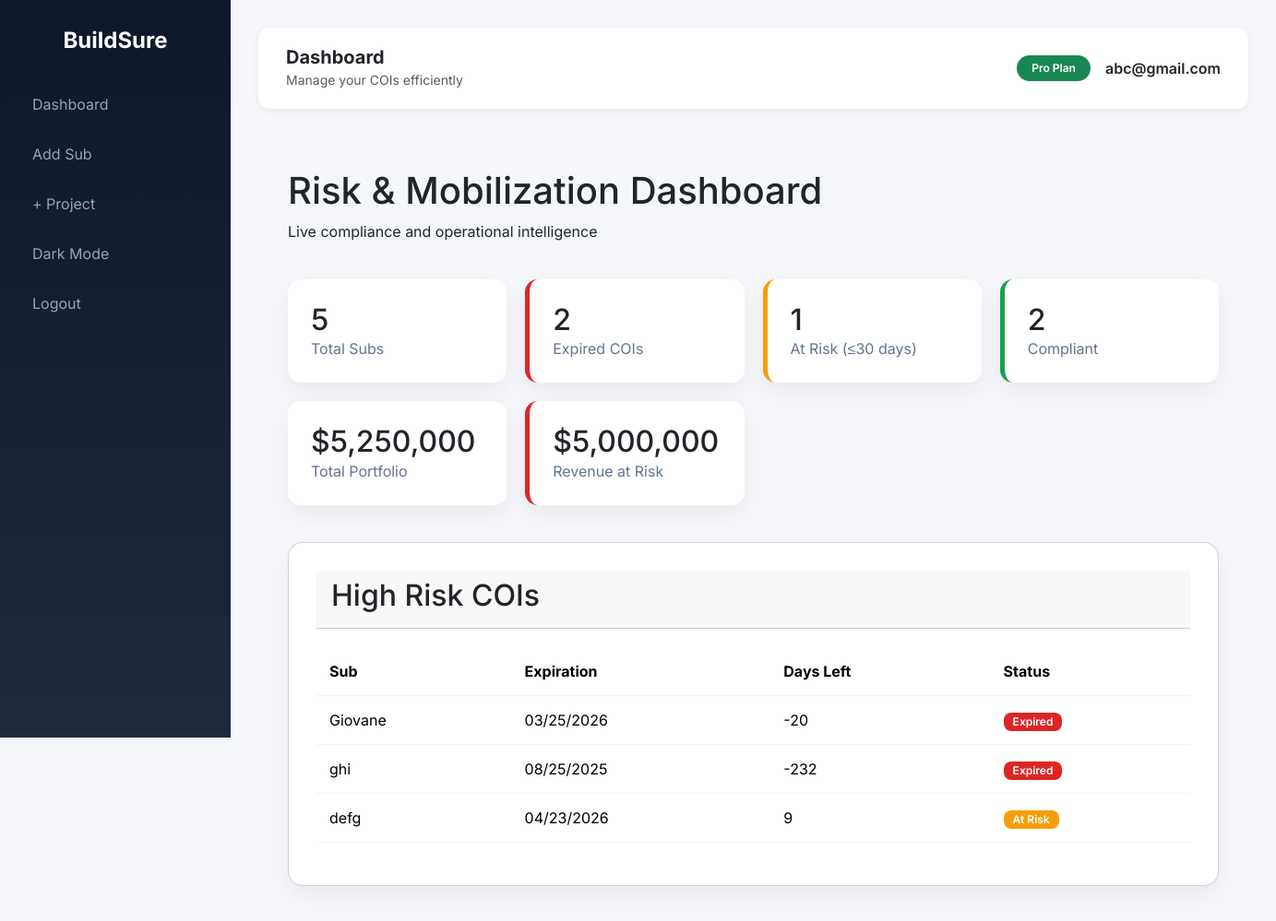
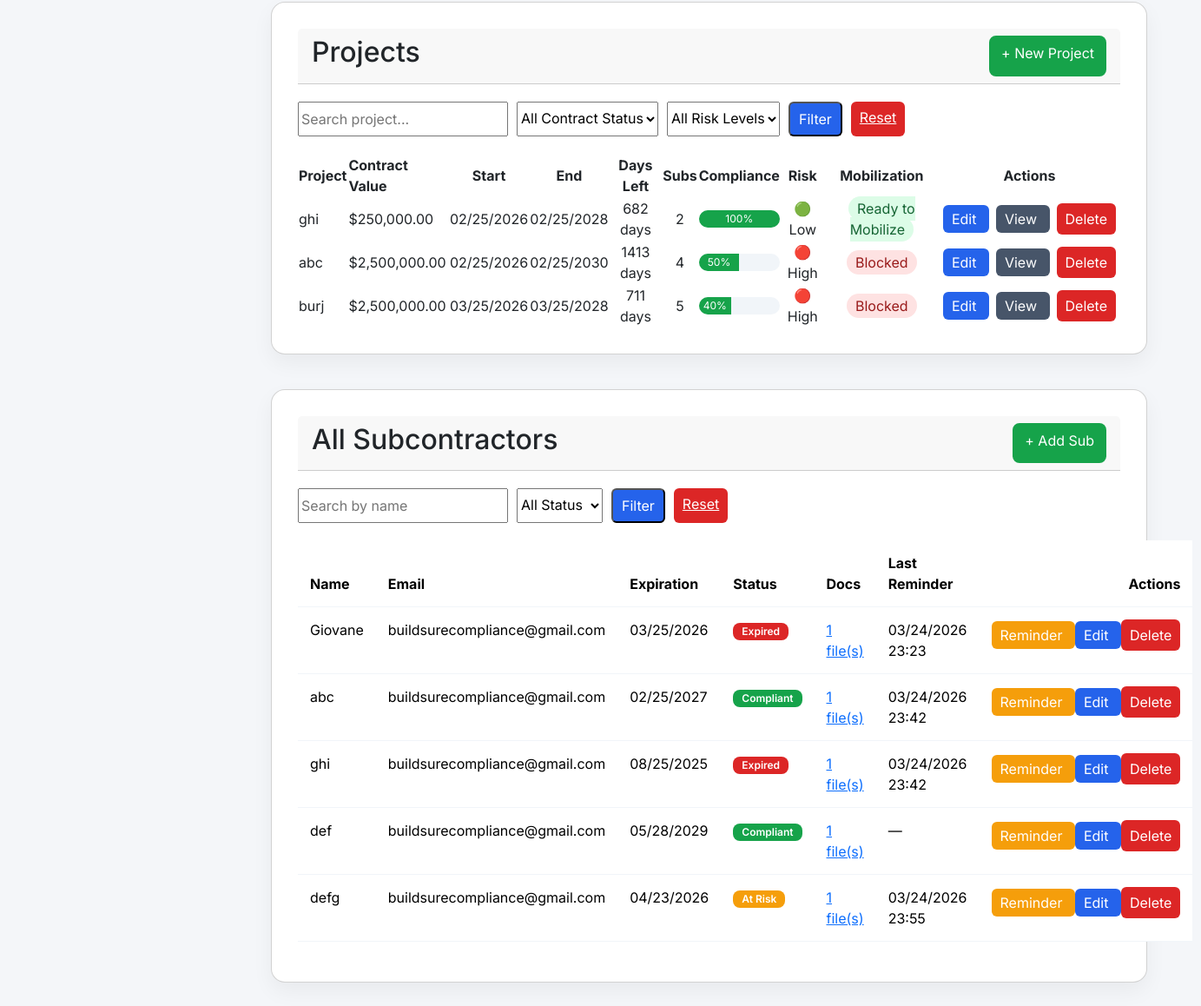
The page /dashboard (signed in) on the database its author committed (2 pictures, top to bottom).
### main.py (models this page shows, shortened)
class User(UserMixin, db.Model):
    __tablename__ = "user"
    id = db.Column(db.Integer, primary_key=True)
    email = db.Column(
        db.String(120),
        unique=True,
        index=True,
        nullable=False
    )
    password_hash = db.Column(db.String(200), nullable=False)
    paid = db.Column(db.Boolean, default=False)
    timezone = db.Column(db.String(50), default="US/Eastern")
    created_at = db.Column(
        db.DateTime,
        default=datetime.utcnow
    )
    projects = db.relationship(
        "Project",
        backref="owner",
        lazy=True,
        cascade="all, delete-orphan"
    )
    subs = db.relationship(
        "Subcontractor",
        backref="owner",
        lazy=True,
        cascade="all, delete-orphan"
    )

class Subcontractor(db.Model):
    __tablename__ = "subcontractor"
    id = db.Column(db.Integer, primary_key=True)
    user_id = db.Column(
        db.Integer,
        db.ForeignKey("user.id"),
        nullable=False,
        index=True
    )
    projects = db.relationship(
    "ProjectSubcontractor",
    back_populates="subcontractor",
    lazy="joined",
    cascade="all, delete-orphan"
    )
    name = db.Column(
        db.String(150),
        nullable=False
    )
    email = db.Column(
        db.String(150),
        index=True
    )
    phone = db.Column(db.String(30))
    role = db.Column(db.String(100))
    timezone = db.Column(
        db.String(50),
        default="US/Eastern"
    )
    coi_expiration = db.Column(
        db.Date,
        index=True
    )
    last_reminder_sent = db.Column(db.DateTime)
    created_at = db.Column(
        db.DateTime,
        default=datetime.utcnow
    )
    documents = db.relationship(
        "Document",
        backref="sub",
        lazy="selectin",
        cascade="all, delete-orphan"
    )
    @property
    def days_left(self):
        if not self.coi_expiration:
            return None
        today = date.today()
        return (self.coi_expiration - today).days
    @property
    def computed_status(self):
        days = self.days_left
        if days is None:
            return "compliant"
        if days < 0:
            return "expired"
        if days <= 30:
            return "at_risk"
        return "compliant"

class Project(db.Model):
    __tablename__ = "project"
    id = db.Column(db.Integer, primary_key=True)
    name = db.Column(db.String(255), nullable=False)
    contract_value = db.Column(
        db.Float,
        default=0
    )
    user_id = db.Column(
        db.Integer,
        db.ForeignKey("user.id"),
        nullable=False
    )
    start_date = db.Column(db.Date)
    end_date = db.Column(db.Date)
    subs = db.relationship(
    "ProjectSubcontractor",
    back_populates="project",
    lazy="joined",
    cascade="all, delete-orphan"
    )
    @property
    def days_remaining(self):
        if not self.end_date:
            return None
        remaining = (self.end_date - date.today()).days
        return max(remaining, 0)
    @property
    def compliance_score(self):
        if not self.subs:
            return 100
        total = 0
        compliant = 0
        for ps in self.subs:
            if not ps.subcontractor:
                continue
            total += 1
            if ps.subcontractor.computed_status == "compliant":
                compliant += 1
        if total == 0:
            return 100
        return int((compliant / total) * 100)
    @property
    def risk_level(self):
        score = self.compliance_score
        if score == 100:
            return "Low"
        if score >= 70:
            return "Medium"
        return "High"
    @property
    def mobilization_status(self):
        statuses = []
        for ps in self.subs:
            sub = ps.subcontractor
            if not sub:
                continue
            statuses.append(sub.computed_status)
        if "expired" in statuses:
            return "Blocked"
        if "at_risk" in statuses:
            return "Pending Compliance"
        return "Ready to Mobilize"

### main.py (the view, shortened to what this page needs)
@app.route("/dashboard")
@login_required
def dashboard():
    status_filter = request.args.get("status")
    search = request.args.get("search", "").strip()
    project_search = request.args.get("project_search", "").strip()
    contract_status = request.args.get("contract_status")
    risk_level = request.args.get("risk_level")
    query = Subcontractor.query.filter_by(
        user_id=current_user.id
    )
    if search:
        query = query.filter(
            Subcontractor.name.ilike(f"%{search}%")
        )
    subs = query.all()
    expired_count = 0
    at_risk_count = 0
    compliant_count = 0
    for sub in subs:
        status = sub.computed_status
        if status == "expired":
            expired_count += 1
        elif status == "at_risk":
            at_risk_count += 1
        else:
            compliant_count += 1
    if status_filter:
        subs = [
            s for s in subs
            if s.computed_status == status_filter
        ]
    def risk_priority(sub):
        status = sub.computed_status
        days_left = sub.days_left
        if status == "expired":
            return (-2, 0)
        if status == "at_risk":
            return (-1, days_left or 0)
        return (0, 999)
    top_risk = sorted(subs, key=risk_priority)
    projects_query = Project.query.filter_by(
        user_id=current_user.id
    )
    if project_search:
        projects_query = projects_query.filter(
            Project.name.ilike(f"%{project_search}%")
        )
    projects = projects_query.order_by(Project.id.desc()).all()
    filtered_projects = []
    for project in projects:
        if risk_level and project.risk_level != risk_level:
            continue
        filtered_projects.append(project)
    projects = filtered_projects
    total_portfolio = 0
    revenue_at_risk = 0
    for project in projects:
        contract_value = project.contract_value or 0
        total_portfolio += contract_value
        if project.mobilization_status != "Ready to Mobilize":
            revenue_at_risk += contract_value
    return render_template(
        "dashboard.html",
        subs=subs,
        top_risk=top_risk,
        projects=projects,
        expired_count=expired_count,
        at_risk_count=at_risk_count,
        compliant_count=compliant_count,
        total_portfolio=total_portfolio,
        revenue_at_risk=revenue_at_risk
    )

### templates/dashboard.html (shortened to what this page needs)
{% extends "base.html" %}
{% block content %}
<div class="container">
<div class="top-bar">
<div>
<h1>Risk & Mobilization Dashboard</h1>
<p>Live compliance and operational intelligence</p>
</div>
</div>
<div class="kpi-grid">
<div class="kpi-card">
<h3>{{ subs|length }}</h3>
<span>Total Subs</span>
</div>
<div class="kpi-card danger">
<h3>{{ expired_count }}</h3>
<span>Expired COIs</span>
</div>
<div class="kpi-card warning">
<h3>{{ at_risk_count }}</h3>
<span>At Risk (≤30 days)</span>
</div>
<div class="kpi-card success">
<h3>{{ compliant_count }}</h3>
<span>Compliant</span>
</div>
<div class="kpi-card">
<h3>${{ "{:,.0f}".format(total_portfolio or 0) }}</h3>
<span>Total Portfolio</span>
</div>
<div class="kpi-card danger">
<h3>${{ "{:,.0f}".format(revenue_at_risk or 0) }}</h3>
<span>Revenue at Risk</span>
</div>
</div>
<div class="page-wrapper">
<div class="card">
<div class="card-header">
<h2>High Risk COIs</h2>
</div>
<table class="table">
<thead>
<tr>
<th>Sub</th>
<th>Expiration</th>
<th>Days Left</th>
<th>Status</th>
</tr>
</thead>
<tbody>
{% set risk_subs = subs | selectattr("computed_status","ne","compliant") | list %}
{% if risk_subs %}
{% for sub in risk_subs %}
<tr class="
{% if sub.computed_status == 'expired' %}row-danger
{% elif sub.computed_status == 'at_risk' %}row-warning
{% endif %}
">
<td>{{ sub.name }}</td>
<td>
{{ sub.coi_expiration.strftime("%m/%d/%Y") if sub.coi_expiration else "—" }}
</td>
<td>
{{ sub.days_left if sub.days_left is not none else "—" }}
</td>
<td>
{% if sub.computed_status == "expired" %}
<span class="badge badge-danger">Expired</span>
{% elif sub.computed_status == "at_risk" %}
<span class="badge badge-warning">At Risk</span>
{% endif %}
</td>
</tr>
{% endfor %}
{% else %}
<tr>
<td colspan="4">No high risk COIs</td>
</tr>
{% endif %}
</tbody>
</table>
</div>
<div class="card">
<div class="card-header">
<h2>Projects</h2>
<a href="{{ url_for('add_project') }}" class="btn-add">
+ New Project
</a>
</div>
<form method="GET" style="margin-bottom:20px; display:flex; gap:10px; flex-wrap:wrap;">
<input type="text"
name="project_search"
placeholder="Search project..."
value="{{ request.args.get('project_search','') }}">
<select name="contract_status">
<option value="">All Contract Status</option>
</select>
<select name="risk_level">
<option value="">All Risk Levels</option>
</select>
<button type="submit" class="btn-edit">
Filter
</button>
<a href="{{ url_for('dashboard') }}" class="btn-delete">
Reset
</a>
</form>
<table class="styled-table">
<thead>
<tr>
<th>Project</th>
<th class="text-right">Contract Value</th>
<th class="text-center">Start</th>
<th class="text-center">End</th>
<th class="text-center">Days Left</th>
<th class="text-center">Subs</th>
<th class="text-center">Compliance</th>
<th class="text-center">Risk</th>
<th class="text-center">Mobilization</th>
<th class="text-center">Actions</th>
</tr>
</thead>
<tbody>
{% for project in projects %}
<tr>
<td>{{ project.name }}</td>
<td class="text-right">
${{ "{:,.2f}".format(project.contract_value or 0) }}
</td>
<td class="text-center">
{{ project.start_date.strftime("%m/%d/%Y") if project.start_date else "—" }}
</td>
<td class="text-center">
{{ project.end_date.strftime("%m/%d/%Y") if project.end_date else "—" }}
</td>
<td class="text-center">
{% if project.days_remaining is not none %}
    {% if project.days_remaining == 0 %}
        <span class="badge badge-danger">Expired</span>
    {% elif project.days_remaining <= 30 %}
        <span class="badge badge-warning">
        {{ project.days_remaining }} days
        </span>
    {% else %}
        {{ project.days_remaining }} days
    {% endif %}
{% else %}
—
{% endif %}
</td>
<td class="text-center">
{{ project.subs|length }}
</td>
<td class="text-center">
<div class="progress">
<div class="progress-bar"
style="width:{{ project.compliance_score or 0 }}%">
{{ project.compliance_score or 0 }}%
</div>
</div>
</td>
<td class="text-center">
{% if project.risk_level == "Low" %}
<span class="risk-low">🟢 Low</span>
{% elif project.risk_level == "Medium" %}
<span class="risk-medium">🟡 Medium</span>
{% else %}
<span class="risk-high">🔴 High</span>
{% endif %}
</td>
<td class="text-center">
<span class="status-badge
{% if project.mobilization_status == 'Ready to Mobilize' %}
status-ready
{% elif project.mobilization_status == 'Pending Compliance' %}
status-pending
{% else %}
status-blocked
{% endif %}
">
{{ project.mobilization_status }}
</span>
</td>
<td class="actions-cell">
<a href="{{ url_for('edit_project', project_id=project.id) }}" class="btn-edit">
Edit
</a>
<a href="{{ url_for('view_project', project_id=project.id) }}" class="btn-view">
View
</a>
<form action="{{ url_for('delete_project', id=project.id) }}"
method="POST"
style="display:inline;">
<button class="btn-delete"
onclick="return confirm('Delete this project?')">
Delete
</button>
</form>
</td>
</tr>
{% endfor %}
</tbody>
</table>
</div>
<div class="card">
<div class="card-header">
<h2>All Subcontractors</h2>
<a href="{{ url_for('add_sub') }}" class="btn-add">
+ Add Sub
</a>
</div>
<form method="GET" style="margin-bottom:20px; display:flex; gap:10px;">
<input type="text"
name="search"
placeholder="Search by name"
value="{{ request.args.get('search','') }}">
<select name="status">
<option value="">All Status</option>
</select>
<button type="submit" class="btn-edit">
Filter
</button>
<a href="{{ url_for('dashboard') }}" class="btn-delete">
Reset
</a>
</form>
<table class="table">
<thead>
<tr>
<th>Name</th>
<th>Email</th>
<th>Expiration</th>
<th>Status</th>
<th>Docs</th>
<th>Last Reminder</th>
<th style="text-align:right;">Actions</th>
</tr>
</thead>
<tbody>
{% for sub in subs %}
<tr class="
{% if sub.computed_status == 'expired' %}row-danger
{% elif sub.computed_status == 'at_risk' %}row-warning
{% endif %}
">
<td>{{ sub.name }}</td>
<td>{{ sub.email }}</td>
<td>
{{ sub.coi_expiration.strftime("%m/%d/%Y") if sub.coi_expiration else "—" }}
</td>
<td>
{% if sub.computed_status == "expired" %}
<span class="badge badge-danger">Expired</span>
{% elif sub.computed_status == "at_risk" %}
<span class="badge badge-warning">At Risk</span>
{% else %}
<span class="badge badge-success">Compliant</span>
{% endif %}
</td>
<td>
{% if sub.documents %}
<a href="{{ url_for('view_sub_documents', sub_id=sub.id) }}">
{{ sub.documents|length }} file(s)
</a>
{% else %}
—
{% endif %}
</td>
<td>
{{ sub.last_reminder_sent.strftime("%m/%d/%Y %H:%M") if sub.last_reminder_sent else "—" }}
</td>
<td style="text-align:right; white-space:nowrap;">
<a href="{{ url_for('send_reminder', sub_id=sub.id) }}"
class="btn-warning">
Reminder
</a>
<a href="{{ url_for('edit_sub', id=sub.id) }}"
class="btn-edit">
Edit
</a>
<form method="POST"
action="{{ url_for('delete_sub', id=sub.id) }}"
style="display:inline;"
onsubmit="return confirm('Delete this subcontractor?');">
<button type="submit" class="btn-delete">
Delete
</button>
</form>
</td>
</tr>
{% endfor %}
</tbody>
</table>
</div>
</div>
{% endblock %}

### templates/base.html (shortened to what this page needs)
<!DOCTYPE html>
<html lang="en">
<head>
<link href="https://cdn.jsdelivr.net/npm/bootstrap@5.3.2/dist/css/bootstrap.min.css" rel="stylesheet">
</head>
<body>
{% if current_user.is_authenticated %}
<div class="sidebar">
<h4>BuildSure</h4>
<a href="{{ url_for('dashboard') }}">Dashboard</a> <a href="{{ url_for('add_sub') }}">Add Sub</a> <a href="{{ url_for('add_project') }}">+ Project</a>
<a href="#" id="toggleDark">Dark Mode</a>
<a href="{{ url_for('logout') }}">Logout</a>
</div>
{% endif %}
<div class="{% if current_user.is_authenticated %}main-content{% endif %}">
{% if current_user.is_authenticated %}
<div class="navbar-top d-flex justify-content-between align-items-center">
<div class="d-flex align-items-center gap-3">
<div>
<h5 class="mb-0 fw-bold">Dashboard</h5>
<small class="text-muted">Manage your COIs efficiently</small>
</div>
</div>
<div class="d-flex align-items-center gap-3">
<span class="badge bg-success rounded-pill px-3 py-2">
{{ "Pro Plan" if current_user.paid else "Free Plan" }}
</span>
<span class="fw-semibold">{{ current_user.email }}</span>
</div>
</div>
{% endif %}
<div class="position-fixed top-0 end-0 p-3" style="z-index:9999">
</div>
<div class="container-fluid">
{% block content %}{% endblock %}
</div>
</div>
</body>
</html>

### rows shown on the page
User: paid "Pro Plan", email "abc@gmail.com"
Subcontractor: name "Giovane", coi_expiration "03/25/2026", coi_expiration "-20", shows "Expired", email "buildsurecompliance@gmail.com", documents|length "1", last_reminder_sent "03/24/2026 23:23"
Subcontractor: name "ghi", coi_expiration "08/25/2025", coi_expiration "-232", shows "Expired", email "buildsurecompliance@gmail.com", documents|length "1", last_reminder_sent "03/24/2026 23:42"
Subcontractor: name "defg", coi_expiration "04/23/2026", coi_expiration "9", shows "At Risk", email "buildsurecompliance@gmail.com", documents|length "1", last_reminder_sent "03/24/2026 23:55"
Project: name "ghi", contract_value "250,000.00", start_date "02/25/2026", end_date "02/25/2028", days_remaining "682", subs|length "2", coi_expiration "100", shows "🟢 Low", mobilization_status "Ready to Mobilize"
Project: name "abc", contract_value "2,500,000.00", start_date "02/25/2026", end_date "02/25/2030", days_remaining "1413", subs|length "4", coi_expiration "50", shows "🔴 High", mobilization_status "Blocked"
Project: name "burj", contract_value "2,500,000.00", start_date "03/25/2026", end_date "03/25/2028", days_remaining "711", subs|length "5", coi_expiration "40", shows "🔴 High", mobilization_status "Blocked"
Subcontractor: name "abc", email "buildsurecompliance@gmail.com", coi_expiration "02/25/2027", shows "Compliant", documents|length "1", last_reminder_sent "03/24/2026 23:42"
Subcontractor: name "def", email "buildsurecompliance@gmail.com", coi_expiration "05/28/2029", shows "Compliant", documents|length "1", last_reminder_sent "—"

### other values the page prints
{{ subs|length }} "5"
{{ expired_count }} "2"
{{ at_risk_count }} "1"
{{ compliant_count }} "2"
{{ "{:,.0f}".format(total_portfolio or 0) }} "5,250,000"
{{ "{:,.0f}".format(revenue_at_risk or 0) }} "5,000,000"
